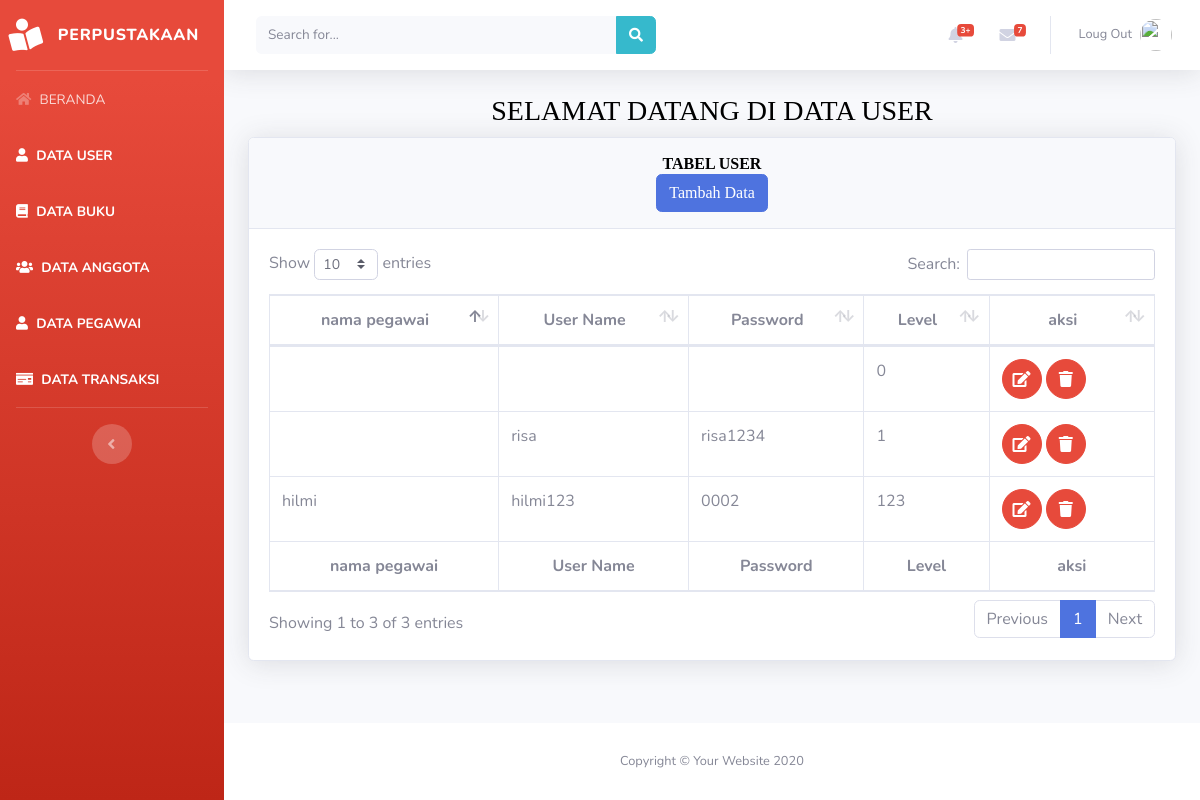
Page /beranda.php?page=user on the committed database.
### tables this page shows
CREATE TABLE `tabel_user` (
  `id_user` int(5) NOT NULL,
  `id_pegawai` int(5) NOT NULL,
  `username` varchar(50) NOT NULL,
  `password` varchar(50) NOT NULL,
  `level` int(1) NOT NULL,
  `dibuatpada` datetime NOT NULL
);

CREATE TABLE `tabel_pegawai` (
  `id_pegawai` int(5) NOT NULL,
  `nama_pegawai` varchar(50) NOT NULL,
  `jenis_kelamin` enum('l','p') NOT NULL,
  `alamat` text NOT NULL,
  `no_hp` varchar(20) NOT NULL,
  `jabatan` varchar(30) NOT NULL
);

### views/user/user.php (the view, shortened to what this page needs)
                <div class="container-fluid">
                    <h1 class="h3 mb-2 text-gray-800" align="center"><marquee><font color="black" face="fantasy">SELAMAT DATANG DI DATA USER</font></marquee></h1>
                    <div class="card shadow mb-4">
                        <div class="card-header py-3" align="center">
                            <h6 class="m-0 font-weight-bold text-info"><font color="black" face="fantasy">TABEL USER</font></h6>
                            <a href="beranda.php?page=user&aksi=add">
                                <button class="btn btn-primary"><font color="white" face="fantasy">Tambah Data</font></button>
                            </a>
                        </div>
                        <div class="card-body">
                            <div class="table-responsive">
                                <table class="table table-bordered" id="dataTable" width="100%" cellspacing="0">
                                    <thead>
                                        <tr align="center">
                                            <th>nama pegawai</th>
                                            <th>User Name</th>
                                            <th>Password</th>
                                            <th>Level</th>
                                            <th>aksi</th>
                                        </tr>
                                    </thead>
                                    <tfoot>
                                        <tr align="center">
                                           <th>nama pegawai</th>
                                           <th>User Name</th>
                                           <th>Password</th>
                                           <th>Level</th>
                                           <th>aksi</th>
                                        </tr>
                                    </tfoot>
<tbody>
                                        <?php
                                        $sql = "select u.*,p.nama_pegawai from tabel_user U left join tabel_pegawai p on u.id_pegawai = p.id_pegawai";
                                        $show = $database->query($sql);
                                        foreach($show as $user):
                                    ?>
                                        <tr>
                                            <td><?php echo $user['nama_pegawai']?></td>
                                            <td><?php echo $user['username']?></td>
                                            <td><?php echo $user['password']?></td>
                                            <td><?php echo $user['level']?></td>
                                            <td>
                                            <a href="beranda.php?page=user&aksi=edit&id=<?php echo $user['id_user']?>"
                                                class="btn btn-danger btn-circle">
                                                    <i class="fas fa-edit"></i>
                                                    </a>
                                                <a href="model/user/prosesdeleteuser.php?id=<?php echo $user['id_user']?>"
                                                class="btn btn-danger btn-circle">
                                                    <i class="fas fa-trash"></i>
                                                    </a>
                                            </td>
                                        </tr>
                                        <?php endforeach; ?>
                                        </tbody>
                                </table>
                            </div>
                        </div>
                    </div>
                </div>

### rows in the picture
tabel_user: id_pegawai.nama_pegawai "hilmi", username "hilmi123", password "0002", level "123"
tabel_user: level "0"
tabel_user: username "risa", password "risa1234", level "1"
